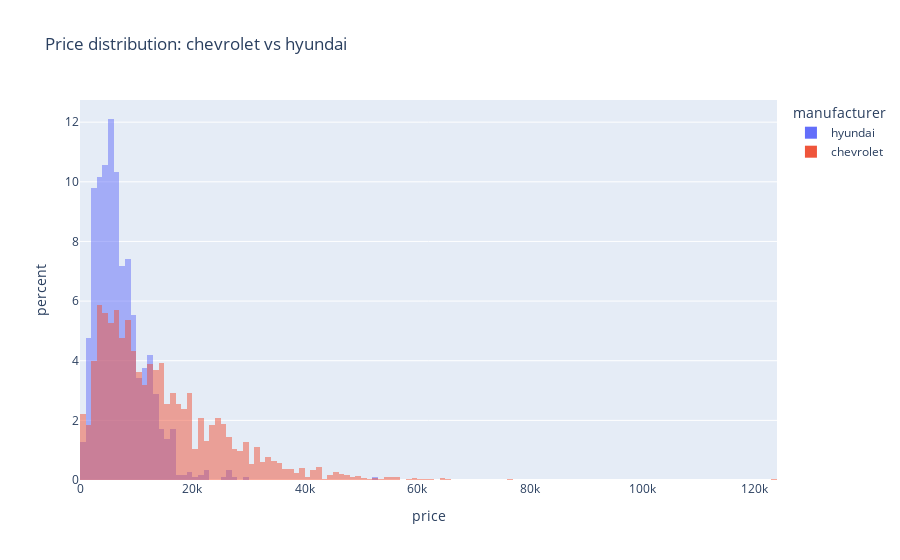

Write notebook code for a chart like this one.
### Code cell
import pandas as pd
import plotly.express as px

df = pd.read_csv('../vehicles_us.csv')
df['manufacturer'] = df['model'].apply(lambda x: x.split()[0])

# Manually set manufacturers
manufacturer_1 = 'chevrolet'
manufacturer_2 = 'hyundai'

# Filter data
mask_filter = (df['manufacturer'] == manufacturer_1) | (df['manufacturer'] == manufacturer_2)
df_filtered = df[mask_filter]

# Choose whether to normalize
normalize = True
histnorm = 'percent' if normalize else None

# Plot
fig = px.histogram(df_filtered,
                   x='price',
                   nbins=200,
                   color='manufacturer',
                   histnorm=histnorm,
                   barmode='overlay',
                   title=f'Price distribution: {manufacturer_1} vs {manufacturer_2}')
fig.show()

### Figure 1 — Plotly figure (JSON) as saved in the notebook; plotly's stock layout.template omitted (floating-point values rounded to 4 significant figures; data arrays with more than 128 entries replaced by an {"elided": "..."} marker saying what was removed)
{"data": [{"bingroup": "x", "histnorm": "percent", "hovertemplate": "manufacturer=hyundai<br>price=%{x}<br>percent=%{y}<extra></extra>", "legendgroup": "hyundai", "marker": {"color": "#636efa", "opacity": 0.5, "pattern": {"shape": ""}}, "name": "hyundai", "nbinsx": 200, "orientation": "v", "showlegend": true, "type": "histogram", "x": {"elided": "1173 int values"}, "xaxis": "x", "yaxis": "y"}, {"bingroup": "x", "histnorm": "percent", "hovertemplate": "manufacturer=chevrolet<br>price=%{x}<br>percent=%{y}<extra></extra>", "legendgroup": "chevrolet", "marker": {"color": "#EF553B", "opacity": 0.5, "pattern": {"shape": ""}}, "name": "chevrolet", "nbinsx": 200, "orientation": "v", "showlegend": true, "type": "histogram", "x": {"elided": "10611 int values"}, "xaxis": "x", "yaxis": "y"}], "layout": {"barmode": "overlay", "legend": {"title": {"text": "manufacturer"}, "tracegroupgap": 0}, "title": {"text": "Price distribution: chevrolet vs hyundai"}, "xaxis": {"anchor": "y", "domain": [0, 1], "title": {"text": "price"}}, "yaxis": {"anchor": "x", "domain": [0, 1], "title": {"text": "percent"}}}}
